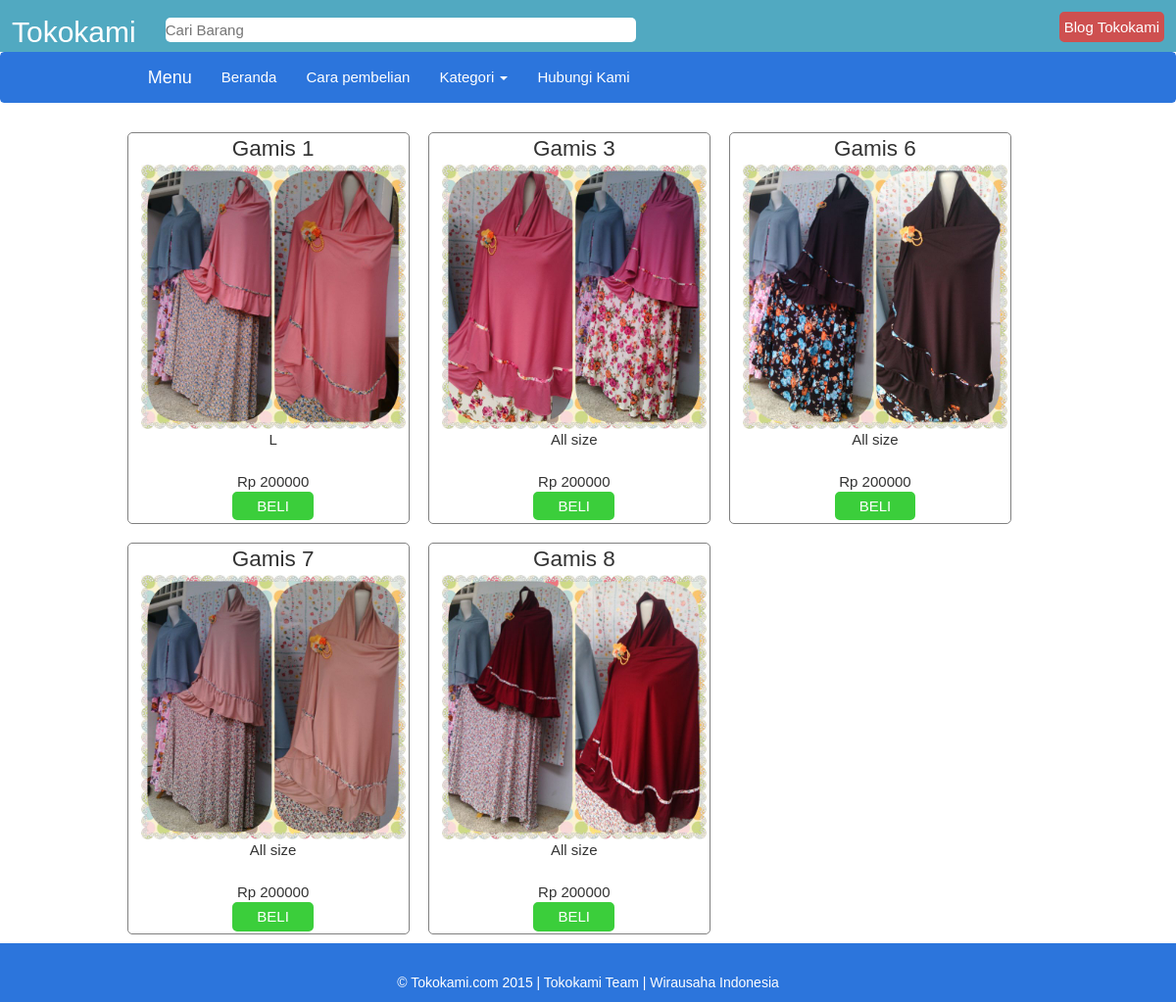
The page /gamis.php on the database its author committed.
### tables this page shows
CREATE TABLE IF NOT EXISTS `barang` (
  `id_barang` int(11) NOT NULL,
  `nama_barang` varchar(100) NOT NULL,
  `foto_barang` varchar(100) NOT NULL,
  `jenis_barang` enum('-','Fashion Pria','Fashion Wanita','Fashion Anak','Perkakas rumah tangga','Boneka','Jam Tangan','Jilbab','Gamis','Sepatu Wanita','Sepatu Pria','Jersey','Lukisan','Alat olah raga','Peralatan Komputer') NOT NULL,
  `size` enum('0','S','M','L','XL','XXL','All size') NOT NULL,
  `harga_barang` varchar(100) NOT NULL,
  `deskripsi_barang` text NOT NULL
);

### akses/fungsi.php (called while the page is built, shortened)
<?php
function tampil_gamis(){
	global $link;
	$query = "SELECT * FROM barang Where jenis_barang='gamis'";
	$result = mysqli_query($link,$query) or die ('Gagal menampilkan data barang');
	return $result;
}

### gamis.php (the view)
<?php include 'head.php';?>
	<?php
	$result = tampil_gamis();
	while ($row=mysqli_fetch_assoc($result)) { ?>
		<div class="kol-4" align="center">
			<div id="nama"><?php echo $row['nama_barang'];?></div>
			<div id="gambar"><img src="img/<?php echo $row['foto_barang'];?>"></div>
			<div id="size"><?php echo $row['size'];?></div><br>
			<div id="harga">Rp <?php  echo $row['harga_barang'];?></div>
			<div id="beli"><a href="beli.php?id=<?= $row['id_barang'];?>">BELI</a></div>
		</div>
<?php } ?>
<?php include 'foot.php';?>

### css/style.css (style rules this page uses)
#nama { font-size: 1.5em; }
#gambar img { width: 270px; height: 270px; }
#beli { background-color: #3BCE3B; border:4px solid #3BCE3B; width: 30%; border-radius: 5px; }
#beli a { color: white; text-decoration: none; }
.kol-4 { border: 1px solid gray; border-radius: 5px; height: 400px; width: 30%; margin:1%; padding: 15px auto; padding-left: 10px; float: left; }

### rows shown on the page
barang: nama_barang "Gamis 1", foto_barang (picture), size "L", harga_barang "200000"
barang: nama_barang "Gamis 3", foto_barang (picture), size "All size", harga_barang "200000"
barang: nama_barang "Gamis 6", foto_barang (picture), size "All size", harga_barang "200000"
barang: nama_barang "Gamis 7", foto_barang (picture), size "All size", harga_barang "200000"
barang: nama_barang "Gamis 8", foto_barang (picture), size "All size", harga_barang "200000"
